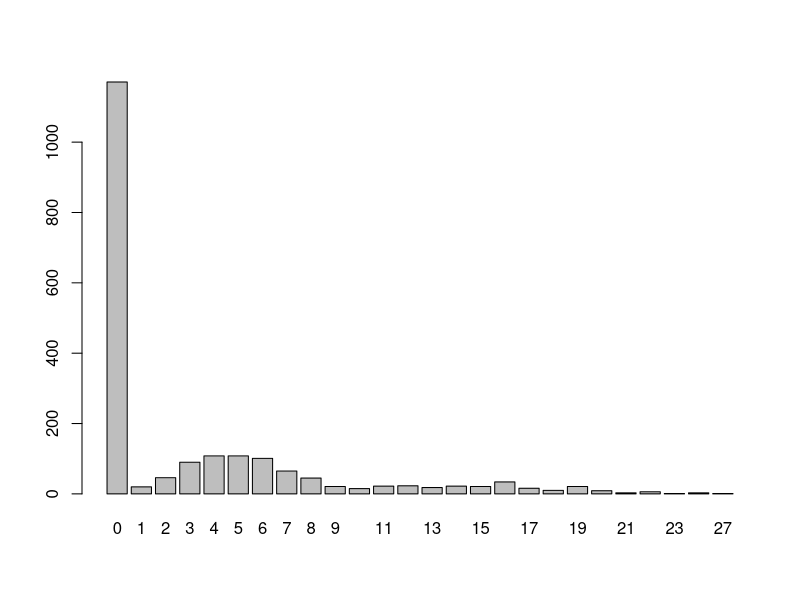

Recreate this plot in R.
## ---- chunk 1
knitr::opts_chunk$set(echo = TRUE)
setwd("~/Desktop/githubbahubba/CSUF/spring 2024/MATH 534/Exam 2")
## ---- chunk 2
a <- read.csv(file = "Problem1_Data.csv", header = TRUE)
barplot(table(a$x))
## ---- chunk 3
# making gradient of the llh function
LLgrad <- function(theta,X){
 # take elements
 n = length(X)
 a = theta[1]
 b = theta[2]
 mu = theta[3]
 lam = theta[4]
 # input the calculations
 dda = n/(a+b-1)
 ddb = n*(1-a-2*b)/(b*(1-a-b))
 ddmu = -n + (1/mu)*sum(X)
 ddlam = -n + (1/lam)*sum(X)
 # output
 return(c(dda,ddb,ddmu,ddlam))
}

# expectation calculations
expec <- function(F1,F2,F3,P1,P2,P3){
 nu1 = F1 * P1
 nu2 = F2 * P2
 nu3 = F3 * P3
 D = nu1 + nu2 + nu3
 E1 = nu1/D
 E2 = nu2/D
 E3 = nu3/D
 EZ = as.matrix(cbind(E1,E2,E3))
 return(EZ)
}

#  EM algorithm
EM_alg <- function(alpha,beta,mu,lam,X,maxit){
 # define N
 N <- length(X)
 # make prints
 header = paste0("iteration ","alpha     ","beta      ","1-beta-alpha","mu       ","lambda    ","gradnorm")
 
 # loop part
 for(q in 1:maxit){
   PI = c(alpha,beta,1-alpha-beta)
   # get f1
   f1 = rep(0,N)
   for(i in 1:N){
    if(X[i]==0){f1[i]=1}
   }
   # get f2 and f3
   f2 = dpois(X,lambda = PI[2])
   f3 = dpois(X,lambda = PI[3])
   
   # run expectation update
   expec(f1,f2,f3,PI[1],PI[2],PI[3]) -> EZ
   
   #updates
   alpha1 <- (1-beta)*sum(EZ[1])/sum(EZ[1]+EZ[3])
   beta1 <- (1-alpha)*sum(EZ[2])/sum(EZ[2]+EZ[3])
   mu1 <- sum(EZ[2]*X)/sum(EZ[2])
   lam1 <- sum(EZ[3]*X)/sum(EZ[3])
   theta1 <- c(alpha1,beta1,mu1,lam1)
   gradnorm <- norm(LLgrad(theta1,X),"2")
   
   # print
   print(sprintf("%s    ","%f      ","%f      ","%f      ","%f      ","%f      ","%f      ",
                q,
                alpha1,
                beta1,
                1-alpha1-beta1,
                mu1,
                lam1,
                gradnorm))
   # resets
   alpha1 -> alpha
   beta1 -> beta
   mu1 -> mu
   lam1 -> lam
 }
 print(sprintf("The MLE's are alpha = %f, beta = %f, 1 - beta - alphha = %f, mu = %f, lambda = %f",
                alpha,
                beta,
                1-beta-alpha,
                mu,
                lam))
}
## ---- chunk 4
#run problem 
data <- as.matrix(read.csv("Problem1_Data.csv", head =T))
EM_alg(1/3,1/3,1,30,data,30)
## ---- chunk 5
MC <- function(a,b,N,see.d,CL=.95){
  set.seed(see.d)
  # case one
    if( 0 <= a && a < b && b <= 1 && CL >= 0 && CL <= 1){
      #generate from unif
      u <- runif(N,a,b)
      #take monte carlo
      g.u = 30*u^2 * (1-u)^2
      theta.bar = mean(g.u)
      theta = (b-a)*theta.bar
      theta.se = (b-a)*sd(g.u)/sqrt(N)
      #conf interval
      zSE = qnorm(CL)*theta.se
      CI.vals = c(theta - zSE, theta + zSE)
      CI = c(min(CI.vals),max(CI.vals))
      #outputs
      return(list(theta = theta, "Stand Err" = theta.se, "Conf Interval" = CI))
    }
  # case two: invalid parameters
    else{
      print("Error!: Invalid parameters")
    }
}

MC(.2,.6,10000,338)
## ---- chunk 6
Y <- rbeta(10000,2,2)
fY <- Y*1.25
mean(fY)
## ---- chunk 7
# setting seed
set.seed(666)
#generate random values
n = 100000
u <- runif(n)
fu <- exp(-u)*u^3/((1 - exp(-1))*(1+u^2))
#expectation
E <- mean(fu)
# standard error
SE <- sd(fu)/sqrt(100000)
E
SE
## ---- chunk 8
# set seed
set.seed(666)
# render samples
u <- runif(n/2)
v = 1 - u
# render discrete functions
fu1 = exp(-u)*u^3/((1 - exp(-1))*(1+u^2)) 
fu2 = exp(-v)*v^3/((1 - exp(-1))*(1+v^2))
# get theta and SE
thetaAnti = (1/n)*sum(fu1 + fu2)
thetaAntiSE = sqrt((1/(2*n)))*(sd(fu1+fu2))
# print
thetaAnti;thetaAntiSE
## ---- chunk 9
real = 0.113762652609
abs(real-0.1141116)
abs(real-0.1137378)
